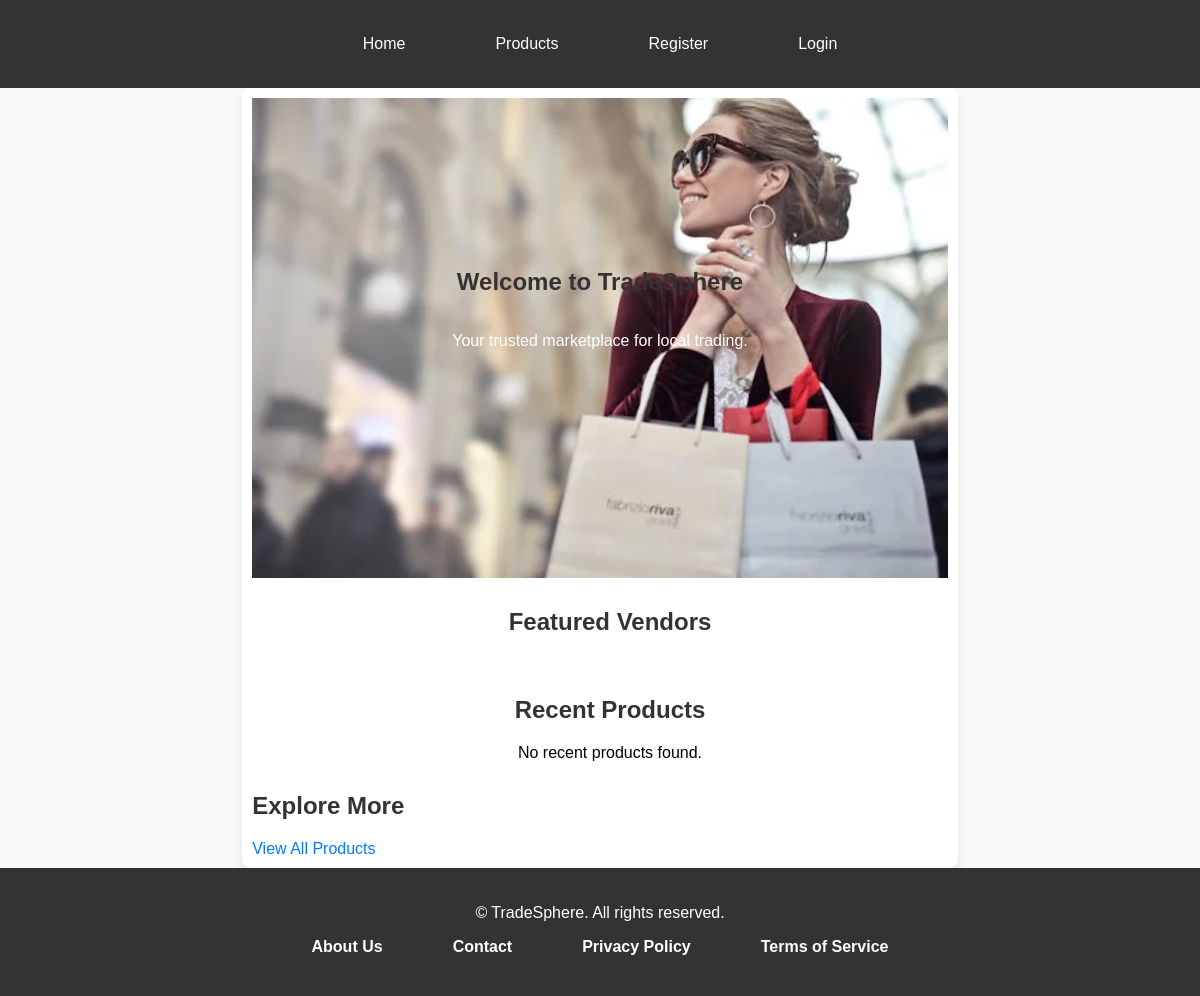
The app's page /, older data.
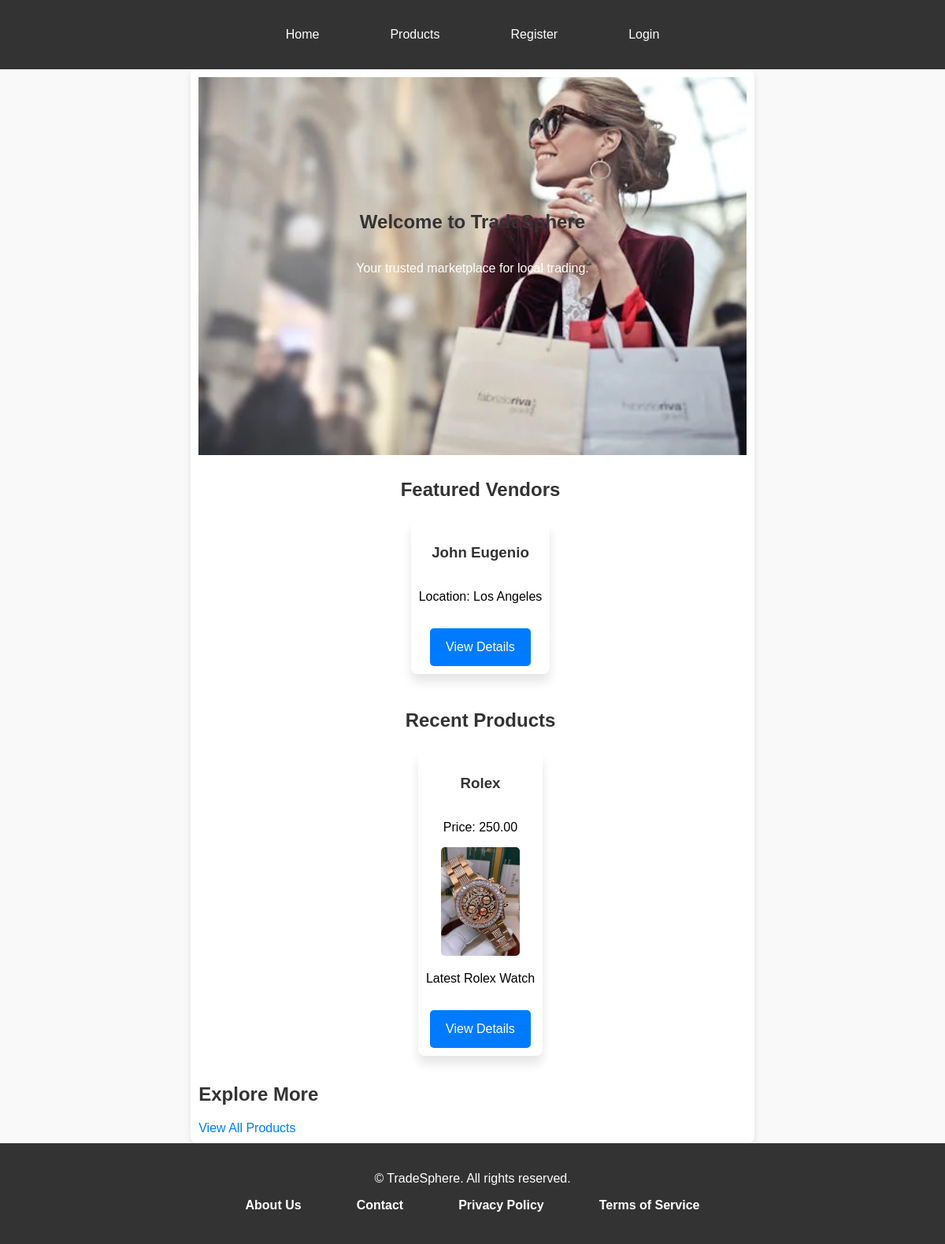
The same page, newer data.
### marketplace/models.py (models this page shows, shortened)
class Vendor(models.Model):
    user = models.OneToOneField(User, on_delete=models.CASCADE)  # Link to the User model
    name = models.CharField(max_length=255)
    location = models.CharField(max_length=255)
    description = models.TextField(blank=True)
    contact_email = models.EmailField()
    contact_phone = models.CharField(max_length=20, blank=True, null=True)
    website = models.URLField(blank=True, null=True)
    created_at = models.DateTimeField(auto_now_add=True)
    updated_at = models.DateTimeField(auto_now=True)

class Product(models.Model):
    vendor = models.ForeignKey(Vendor, on_delete=models.CASCADE, related_name='products')
    category = models.ForeignKey(Category, on_delete=models.CASCADE, related_name='products')
    name = models.CharField(max_length=255)
    description = models.TextField()
    price = models.DecimalField(max_digits=10, decimal_places=2)
    image = models.ImageField(upload_to='products/', blank=True, null=True)
    created_at = models.DateTimeField(auto_now_add=True)
    updated_at = models.DateTimeField(auto_now=True)

### marketplace/views.py (the view)
# urls.py: path('', views.homepage, name='homepage'),  # Homepage
def homepage(request):
    categories = Category.objects.all()  # Retrieve all categories
    featured_vendors = Vendor.objects.all()[:5]
    recent_products = Product.objects.order_by('-created_at')[:6]  # Latest 6 products
    context = {
        'featured_vendors': featured_vendors,
        'recent_products': recent_products,
    }
    return render(request, 'marketplace/homepage.html', context)

### templates/marketplace/homepage.html (shortened to what this page needs)
{% extends 'marketplace/base.html' %}
{% load static %}
{% block content %}
<div class="homepage-container">
    <section class="hero-section">
        <div class="overlay">
                <img src="{% static 'images/hero-image.jpg' %}" alt="Marketplace Hero" class="hero-image">
            <div class="welcome-text">
                <h1>Welcome to TradeSphere</h1>
                <p>Your trusted marketplace for local trading.</p>
            </div>
        </div>
    </section>
    <section class="featured-vendors">
        <h2>Featured Vendors</h2>
        <ul>
            {% for vendor in featured_vendors %}
                <li class="vendor-item">
                    <h3>{{ vendor.name }}</h3>
                    <p>Location: {{ vendor.location }}</p>
                    <a href="{% url 'vendor_detail' vendor.pk %}" class="view-details-btn">View Details</a>
                </li>
            {% endfor %}
        </ul>
    </section>
    <section class="recent-products">
        <h2>Recent Products</h2>
        <ul>
            {% for product in recent_products %}
                <li class="product-item">
                    <h3>{{ product.name }}</h3>
                    <p>Price: {{ product.price }}</p>
                    <img src="{{ product.image.url }}" alt="{{ product.name }}" class="product-image">
                    <p>{{ product.description|truncatewords:20 }}</p>
                    <a href="{% url 'product_detail' product.id %}" class="view-details-btn">View Details</a>
                </li>
            {% empty %}
                <li>No recent products found.</li>
            {% endfor %}
        </ul>
    </section>
    <section class="explore-more">
        <h2>Explore More</h2>
        <a href="{% url 'products' %}" class="explore-btn">View All Products</a>
    </section>
</div>
{% endblock %}

Row changes from the older to the newer data that the page shows:
added Vendor: name "John Eugenio", location "Los Angeles"
added Product: name "Rolex", price "250.00", image (picture), description "Latest Rolex Watch"
Text that changed along with them:
text no longer shown: "No recent products found."
